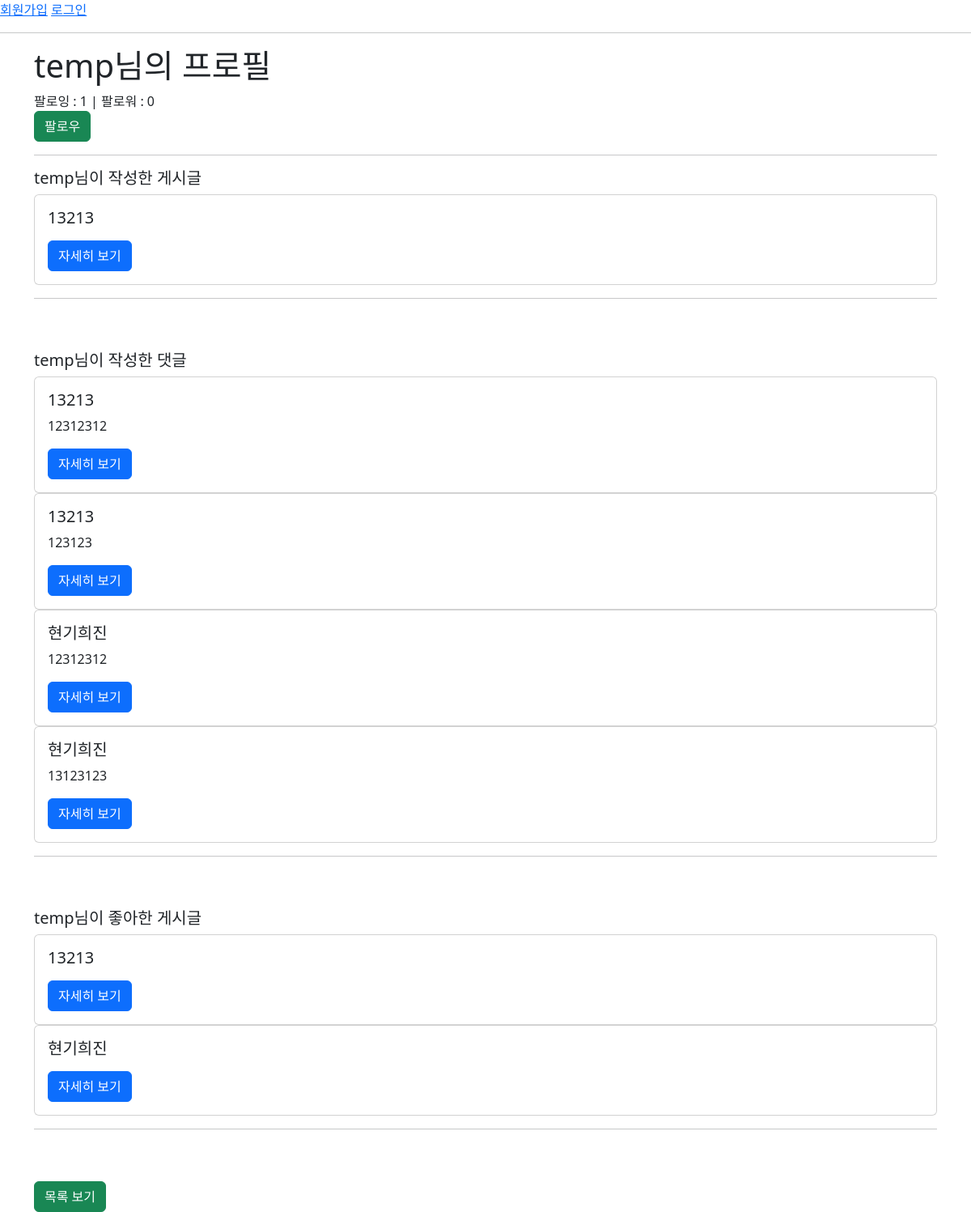
The page /accounts/profile/temp/ on the database its author committed.
### accounts/models.py (models this page shows)
class User(AbstractUser):
    followings = models.ManyToManyField('self', symmetrical=False, related_name='followers')

### movies/models.py (models this page shows, shortened)
class Movie(models.Model):
    user = models.ForeignKey(settings.AUTH_USER_MODEL, on_delete=models.CASCADE)
    title = models.CharField(max_length=20)
    description = models.TextField()
    like_users = models.ManyToManyField(settings.AUTH_USER_MODEL, related_name="like_movies")

class Comment(models.Model):
    movie = models.ForeignKey(Movie, on_delete=models.CASCADE)
    user  = models.ForeignKey(settings.AUTH_USER_MODEL, on_delete=models.CASCADE)
    content = models.CharField(max_length=200)

### accounts/views.py (the view)
# urls.py: path('profile/<str:username>/', views.profile, name="profile"),
def profile(request, username):
    person = get_user_model().objects.get(username=username)
    context = {
        'person': person,
    }
    return render(request, 'accounts/profile.html', context)

### accounts/templates/accounts/profile.html (shortened to what this page needs)
{% extends 'base.html' %}
{% block content %}
  <h1>{{ person.username }}님의 프로필</h1>
  <div>
    팔로잉 : {{ person.followings.count }} | 팔로워 : {{ person.followers.count }}
  </div>
  <form action="{% url 'accounts:follow' person.pk %}" method="POST">
    {% if request.user in person.followers.all %}
      <button type="submit" class="btn btn-danger">언팔로우</button>
    {% else %}
      <button type="submit" class="btn btn-success">팔로우</button>
    {% endif %}
  </form>
  <hr>
  <h5>{{ person.username }}님이 작성한 게시글</h5>
  {% for movie in person.movie_set.all %}
  <div class="card">
    <div class="card-body">
        <h5 class="card-title">{{ movie.title }}</h5>
        <a href="{% url 'movies:detail' movie.pk %}" class="btn btn-primary">자세히 보기</a>
    </div>
  </div>
  {% endfor %}
  <hr><br><br>
  <h5>{{ person.username }}님이 작성한 댓글</h5>
  {% for comment in person.comment_set.all %}
  <div class="card">
    <div class="card-body">
        <h5 class="card-title">{{ comment.movie.title }}</h5>
        <p class="card-text">{{ comment.content }}</p>
        <a href="{% url 'movies:detail' comment.movie.pk %}" class="btn btn-primary">자세히 보기</a>
    </div>
  </div>
  {% endfor %}
  <hr><br><br>
  <h5>{{ person.username }}님이 좋아한 게시글</h5>
  {% for movie in person.like_movies.all %}
  <div class="card">
    <div class="card-body">
        <h5 class="card-title">{{ movie.title }}</h5>
        <a href="{% url 'movies:detail' movie.pk %}" class="btn btn-primary">자세히 보기</a>
    </div>
  </div>
  {% endfor %}
  <hr><br><br>
  <a href="{% url 'movies:index' %}" class="btn btn-success">목록 보기</a>
{% endblock content %}

### rows shown on the page
User: username "temp", followings.count "1", followers.count "0"
Movie: title "13213"
Comment: movie "13213", content "12312312"
Comment: movie "13213", content "123123"
Comment: movie "현기희진", content "12312312"
Comment: movie "현기희진", content "13123123"
Movie: title "현기희진"
